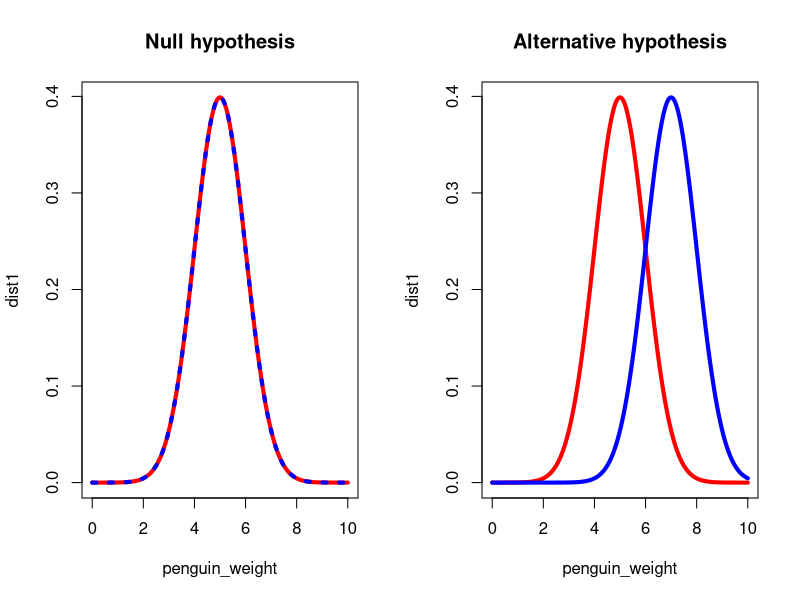
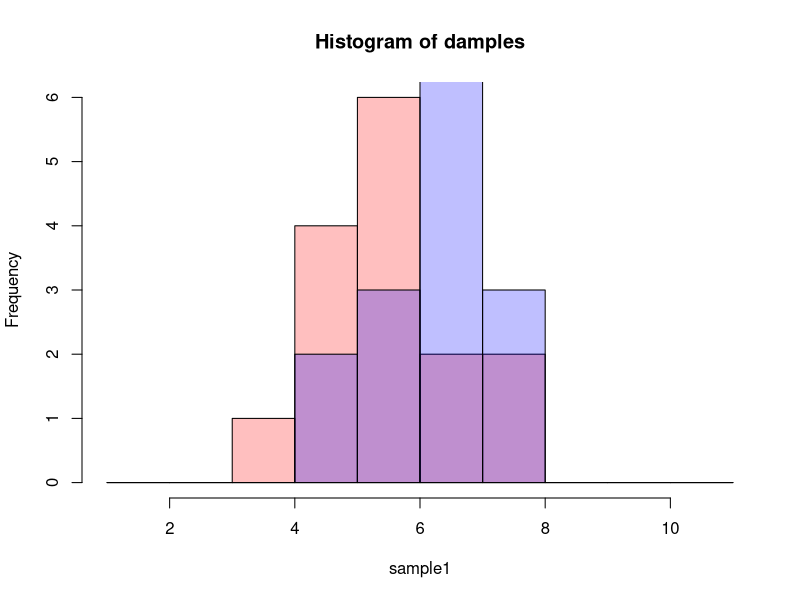

These charts were generated, in order, by the following R code:

xi <- seq(from=0, to=10, length.out=1000)
dist1 <- dnorm(xi, mean = 5)
dist2 <- dnorm(xi, mean = 5+2)

par(mfrow=c(1,2))
plot(xi, dist1, type='l', col='red', lwd=4, lty=1, main = 'Null hypothesis', xlab = 'penguin_weight')
lines(xi, dist1, col='blue', lwd=4, lty=3)

plot(xi, dist1, type='l', col='red', lwd=4, lty=1, main = 'Alternative hypothesis', xlab = 'penguin_weight')
lines(xi, dist2, col='blue', lwd=4, lty=1)

sample1 <- rnorm(15, mean = 5)
sample2 <- rnorm(15, mean = 5+2)

my_red <- adjustcolor( "red", alpha.f = 0.25)
my_blue <- adjustcolor( "blue", alpha.f = 0.25)

par(mfrow=c(1,1))
breaks <-seq(0:10)
prop <- hist(sample1, col=my_red, main = 'Histogram of damples', breaks=breaks)
hist(sample2, add=TRUE, col = my_blue, breaks=breaks)
